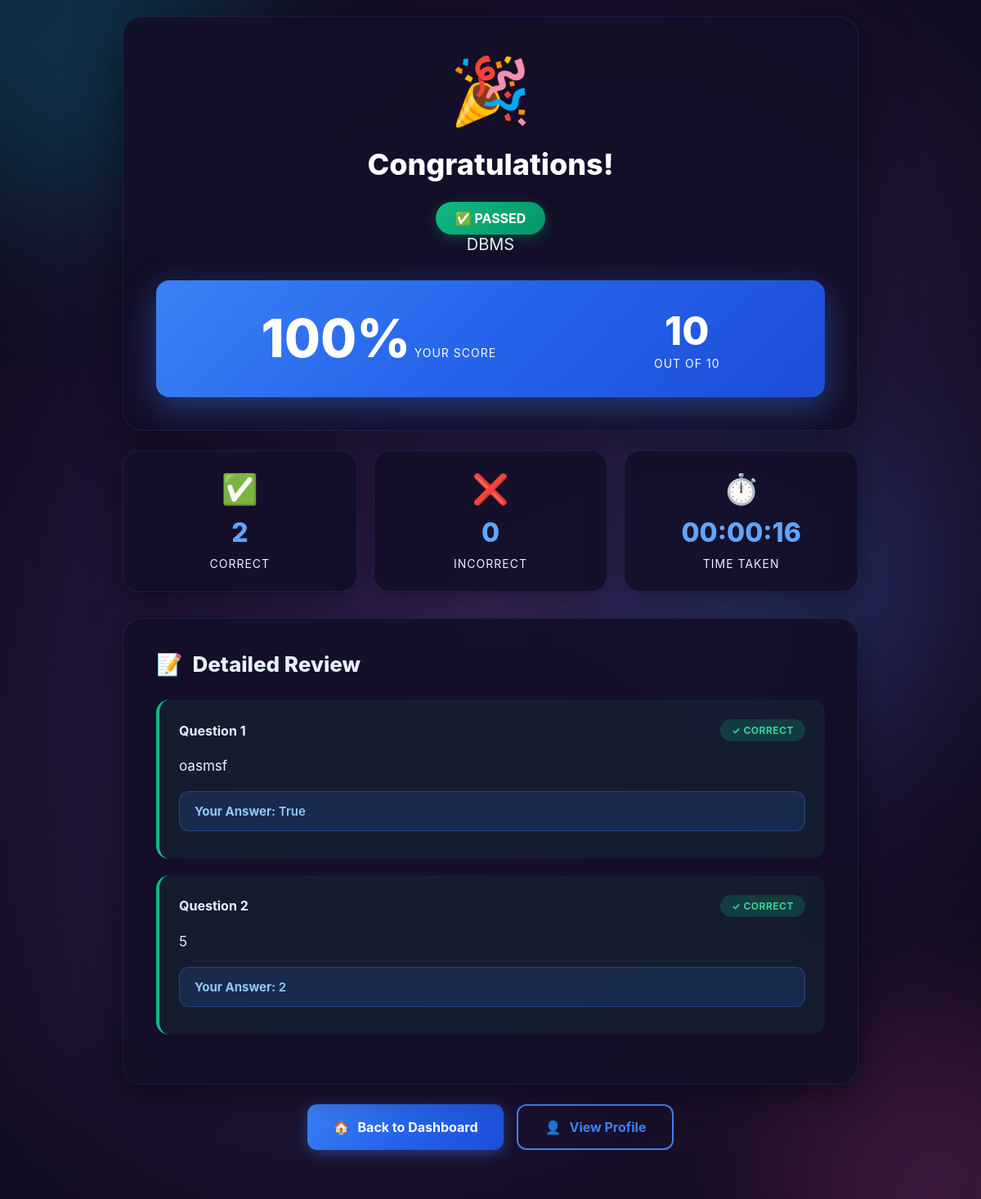
The app's page /quiz/student/attempt/6/result/ (signed in) with its own data.
### quiz/models.py (models this page shows, shortened)
class Quiz(models.Model):
    created_by = models.ForeignKey(Teacher, on_delete=models.CASCADE, related_name='quizzes')
    title = models.CharField(max_length=200, db_index=True)
    category = models.CharField(max_length=100, db_index=True, help_text="Subject category")
    description = models.TextField(blank=True)
    DIFFICULTY_CHOICES = [
        ('easy', 'Easy'),
        ('medium', 'Medium'),
        ('hard', 'Hard'),
    ]
    difficulty = models.CharField(max_length=20, choices=DIFFICULTY_CHOICES, default='medium')
    time_limit = models.IntegerField(
        validators=[MinValueValidator(1), MaxValueValidator(300)],
        help_text="Time limit in minutes"
    )
    total_marks = models.IntegerField(
        validators=[MinValueValidator(1)],
        help_text="Total marks for the quiz"
    )
    passing_marks = models.IntegerField(
        validators=[MinValueValidator(0)],
        help_text="Minimum marks to pass",
        null=True,
        blank=True
    )
    STATUS_CHOICES = [
        ('draft', 'Draft'),
        ('active', 'Active'),
        ('archived', 'Archived'),
    ]
    status = models.CharField(max_length=20, choices=STATUS_CHOICES, default='active', db_index=True)
    allow_retake = models.BooleanField(default=True, help_text="Allow students to retake quiz")
    max_attempts = models.IntegerField(
        default=3,
        validators=[MinValueValidator(1), MaxValueValidator(10)],
        help_text="Maximum attempts allowed"
    )
    shuffle_questions = models.BooleanField(default=False, help_text="Randomize question order")
    shuffle_options = models.BooleanField(default=False, help_text="Randomize option order")
    show_correct_answers = models.BooleanField(default=True, help_text="Show correct answers after completion")
    created_at = models.DateTimeField(default=timezone.now, db_index=True)
    updated_at = models.DateTimeField(auto_now=True)
    class Meta:
        verbose_name = 'Quiz'
        verbose_name_plural = 'Quizzes'
        ordering = ['-created_at']
        indexes = [
            models.Index(fields=['-created_at', 'status']),
            models.Index(fields=['category', 'difficulty']),
        ]

class QuizAttempt(models.Model):
    student = models.ForeignKey(User, on_delete=models.CASCADE, related_name='quiz_attempts')
    quiz = models.ForeignKey(Quiz, on_delete=models.CASCADE, related_name='attempts')
    start_time = models.DateTimeField(default=timezone.now, db_index=True)
    end_time = models.DateTimeField(null=True, blank=True)
    time_spent = models.IntegerField(default=0, help_text="Time spent in seconds")
    score = models.IntegerField(null=True, blank=True, help_text="Marks obtained")
    max_score = models.IntegerField(default=0, help_text="Maximum possible marks for this attempt")
    total_marks = models.IntegerField(default=0, help_text="Total marks for this attempt (deprecated, use max_score)")
    percentage = models.FloatField(
        null=True,
        blank=True,
        validators=[MinValueValidator(0), MaxValueValidator(100)]
    )
    STATUS_CHOICES = [
        ('in_progress', 'In Progress'),
        ('completed', 'Completed'),
        ('abandoned', 'Abandoned'),
    ]
    status = models.CharField(max_length=20, choices=STATUS_CHOICES, default='in_progress', db_index=True)
    correct_answers = models.IntegerField(default=0)
    incorrect_answers = models.IntegerField(default=0)
    unanswered = models.IntegerField(default=0)
    passed = models.BooleanField(null=True, blank=True)
    ip_address = models.GenericIPAddressField(null=True, blank=True)
    user_agent = models.CharField(max_length=255, blank=True)
    created_at = models.DateTimeField(default=timezone.now)
    updated_at = models.DateTimeField(auto_now=True)
    class Meta:
        verbose_name = 'Quiz Attempt'
        verbose_name_plural = 'Quiz Attempts'
        ordering = ['-start_time']
        indexes = [
            models.Index(fields=['-start_time', 'status']),
            models.Index(fields=['student', 'quiz']),
        ]
    @property
    def time_spent_formatted(self):
        hours, remainder = divmod(self.time_spent, 3600)
        minutes, seconds = divmod(remainder, 60)
        return f"{hours:02d}:{minutes:02d}:{seconds:02d}"

class StudentAnswer(models.Model):
    attempt = models.ForeignKey(QuizAttempt, on_delete=models.CASCADE, related_name='answers')
    question = models.ForeignKey(Question, on_delete=models.CASCADE)
    selected_option = models.ForeignKey(
        Option,
        on_delete=models.SET_NULL,
        null=True,
        blank=True,
        help_text="Selected option (new approach)"
    )
    selected_option_index = models.IntegerField(
        default=0,
        validators=[MinValueValidator(0), MaxValueValidator(3)],
        help_text="Selected option index (0-3) - deprecated"
    )
    is_correct = models.BooleanField(default=False)
    is_flagged = models.BooleanField(default=False, help_text="Question flagged for review")
    time_taken = models.IntegerField(default=0, help_text="Time taken to answer in seconds")
    created_at = models.DateTimeField(default=timezone.now)
    class Meta:
        verbose_name = 'Student Answer'
        verbose_name_plural = 'Student Answers'
        unique_together = ['attempt', 'question']
        indexes = [
            models.Index(fields=['attempt', 'question']),
        ]

class Question(models.Model):
    quiz = models.ForeignKey(Quiz, on_delete=models.CASCADE, related_name='questions')
    question_text = models.TextField(help_text="The question to ask")
    QUESTION_TYPE_CHOICES = [
        ('multiple_choice', 'Multiple Choice'),
        ('true_false', 'True/False'),
    ]
    question_type = models.CharField(max_length=20, choices=QUESTION_TYPE_CHOICES, default='multiple_choice')
    marks = models.IntegerField(
        default=1,
        validators=[MinValueValidator(1), MaxValueValidator(100)]
    )
    option_a = models.CharField(max_length=500, blank=True, default='')
    option_b = models.CharField(max_length=500, blank=True, default='')
    option_c = models.CharField(max_length=500, blank=True, default='')
    option_d = models.CharField(max_length=500, blank=True, default='')
    correct_answer = models.IntegerField(
        default=0,
        validators=[MinValueValidator(0), MaxValueValidator(3)],
        help_text="0=Option A, 1=Option B, 2=Option C, 3=Option D"
    )
    explanation = models.TextField(blank=True, help_text="Explanation for the correct answer")
    order = models.IntegerField(default=0, help_text="Display order in quiz")
    created_at = models.DateTimeField(default=timezone.now)
    updated_at = models.DateTimeField(auto_now=True)
    class Meta:
        verbose_name = 'Question'
        verbose_name_plural = 'Questions'
        ordering = ['order', 'id']
        indexes = [
            models.Index(fields=['quiz', 'order']),
        ]

class Option(models.Model):
    question = models.ForeignKey(Question, on_delete=models.CASCADE, related_name='option_set')
    option_text = models.CharField(max_length=500)
    is_correct = models.BooleanField(default=False)
    order = models.IntegerField(default=0)
    created_at = models.DateTimeField(default=timezone.now)
    class Meta:
        verbose_name = 'Option'
        verbose_name_plural = 'Options'
        ordering = ['order', 'id']

### quiz/views.py (the view)
# urls.py: path('student/attempt/<int:attempt_id>/result/', views.quiz_result, name='quiz_result'),
@login_required
def quiz_result(request, attempt_id):
    attempt = get_object_or_404(QuizAttempt, id=attempt_id, student=request.user)
    answers = StudentAnswer.objects.filter(attempt=attempt).select_related('question', 'selected_option').prefetch_related('question__option_set')
    total_questions = answers.count()
    correct_answers = answers.filter(is_correct=True).count()
    context = {'attempt': attempt, 'answers': answers, 'quiz': attempt.quiz, 'total_questions': total_questions, 'correct_answers': correct_answers}
    return render(request, TEMPLATE_STUDENT_QUIZ_RESULT, context)

### Templates/student/quiz_result.html (shortened to what this page needs)
{% load static %}
<!DOCTYPE html>
<html lang="en">
<head>
</head>
<body>
    <div class="video-background">
        <video autoplay muted loop playsinline preload="metadata" aria-label="Background video">
            <source src="{% static 'videos/STUDENT.mp4' %}" type="video/mp4" />
        </video>
    </div>
    <div class="animated-bg">
        <div class="orb orb-2"></div>
    </div>
    <div class="container">
        <div class="header">
            {% if attempt.score >= quiz.passing_marks %}
                <div class="result-icon">🎉</div>
                <h1 class="result-title">Congratulations!</h1>
                <span class="pass-badge">✅ PASSED</span>
            {% else %}
                <div class="result-icon">📊</div>
                <h1 class="result-title">Quiz Completed</h1>
                <span class="fail-badge">❌ NOT PASSED</span>
            {% endif %}
            <p class="quiz-name">{{ quiz.title }}</p>
            <div class="score-card">
                <div class="score-item">
                    <span class="percentage">{{ attempt.percentage|floatformat:0 }}%</span>
                    <span class="score-label">Your Score</span>
                </div>
                <div class="score-item">
                    <span class="score-value">{{ attempt.score }}</span>
                    <span class="score-label">Out of {{ attempt.max_score }}</span>
                </div>
            </div>
        </div>
        <div class="stats-grid">
            <div class="stat-box">
                <div class="stat-icon">✅</div>
                <span class="stat-value">{{ attempt.correct_answers }}</span>
                <span class="stat-label">Correct</span>
            </div>
            <div class="stat-box">
                <div class="stat-icon">❌</div>
                <span class="stat-value">{{ attempt.incorrect_answers }}</span>
                <span class="stat-label">Incorrect</span>
            </div>
            <div class="stat-box">
                <div class="stat-icon">⏱️</div>
                <span class="stat-value">{{ attempt.time_spent_formatted }}</span>
                <span class="stat-label">Time Taken</span>
            </div>
        </div>
        {% if answers %}
        <div class="answers-section">
            <h2 class="section-title">
                <span>📝</span>
                <span>Detailed Review</span>
            </h2>
            {% for answer in answers %}
            <div class="question-card {% if answer.is_correct %}correct{% else %}incorrect{% endif %}">
                <div class="question-header">
                    <span class="question-number">Question {{ forloop.counter }}</span>
                    <span class="question-status {% if answer.is_correct %}status-correct{% else %}status-incorrect{% endif %}">
                        {% if answer.is_correct %}✓ Correct{% else %}✗ Incorrect{% endif %}
                    </span>
                </div>
                <div class="question-text">
                    {{ answer.question.question_text }}
                </div>
                <div class="answer-row your-answer {% if not answer.is_correct %}wrong{% endif %}">
                    <strong>Your Answer:</strong> {{ answer.selected_option.option_text }}
                </div>
            </div>
            {% endfor %}
        </div>
        {% endif %}
        <div class="action-buttons">
            <a href="{% url 'quiz:student_dashboard' %}" class="btn btn-primary">
                <span>🏠</span>
                <span>Back to Dashboard</span>
            </a>
            <a href="{% url 'quiz:student_profile' %}" class="btn btn-secondary">
                <span>👤</span>
                <span>View Profile</span>
            </a>
        </div>
    </div>
</body>
</html>

### records on screen
Quiz: title "DBMS"
QuizAttempt: percentage "100", score "10", max_score "10", correct_answers "2", incorrect_answers "0", time_spent_formatted "00:00:16"
StudentAnswer: is_correct "✓ CORRECT", question.question_text "oasmsf", selected_option.option_text "True"
StudentAnswer: is_correct "✓ CORRECT", question.question_text "5", selected_option.option_text "2"
